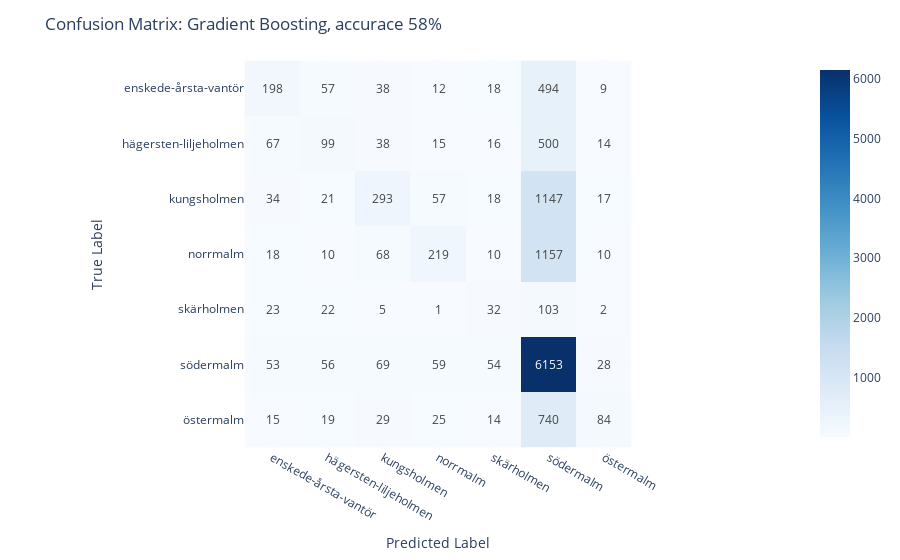

The notebook cell this image was saved under:
### Code cell
evaluate_model(df, labels_7, 'model_GradientBoostingClassifier(max_features=1.0, n_estimators=500, random_state=42)_7n',
               'Gradient Boosting, accurace 58%')

### Figure 1 — Plotly figure (JSON) as saved in the notebook; plotly's stock layout.template omitted (floating-point values rounded to 4 significant figures)
{"data": [{"coloraxis": "coloraxis", "hovertemplate": "x: %{x}<br>y: %{y}<br>color: %{z}<extra></extra>", "name": "0", "texttemplate": "%{z}", "type": "heatmap", "x": ["enskede-årsta-vantör", "hägersten-liljeholmen", "kungsholmen", "norrmalm", "skärholmen", "södermalm", "östermalm"], "xaxis": "x", "y": ["enskede-årsta-vantör", "hägersten-liljeholmen", "kungsholmen", "norrmalm", "skärholmen", "södermalm", "östermalm"], "yaxis": "y", "z": [[198, 57, 38, 12, 18, 494, 9], [67, 99, 38, 15, 16, 500, 14], [34, 21, 293, 57, 18, 1147, 17], [18, 10, 68, 219, 10, 1157, 10], [23, 22, 5, 1, 32, 103, 2], [53, 56, 69, 59, 54, 6153, 28], [15, 19, 29, 25, 14, 740, 84]]}], "layout": {"coloraxis": {"colorscale": [[0, "rgb(247,251,255)"], [0.125, "rgb(222,235,247)"], [0.25, "rgb(198,219,239)"], [0.375, "rgb(158,202,225)"], [0.5, "rgb(107,174,214)"], [0.625, "rgb(66,146,198)"], [0.75, "rgb(33,113,181)"], [0.875, "rgb(8,81,156)"], [1, "rgb(8,48,107)"]]}, "margin": {"t": 60}, "title": {"text": "Confusion Matrix: Gradient Boosting, accurace 58%"}, "xaxis": {"anchor": "y", "constrain": "domain", "domain": [0, 1], "scaleanchor": "y", "title": {"text": "Predicted Label"}}, "yaxis": {"anchor": "x", "autorange": "reversed", "constrain": "domain", "domain": [0, 1], "title": {"text": "True Label"}}}}
